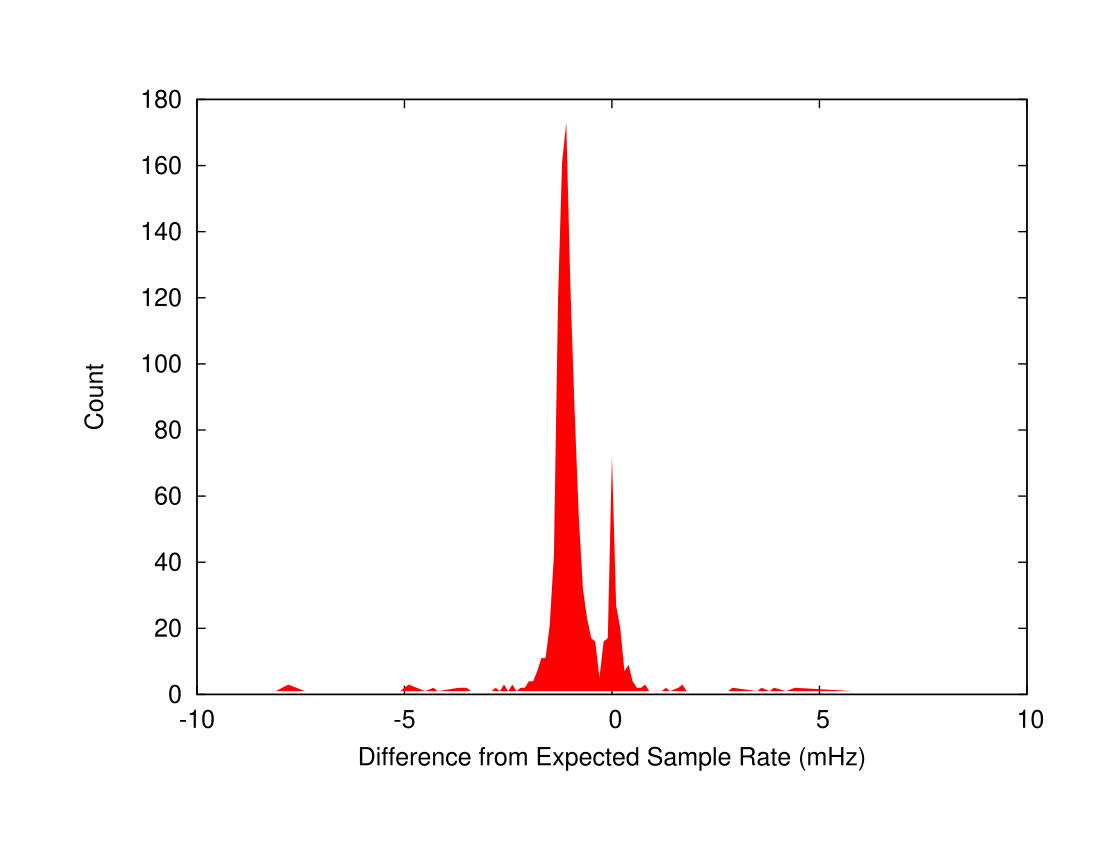

Write gnuplot code to recreate this figure.
#!/usr/bin/gnuplot -persist
#
#    
#    	G N U P L O T
#    	Version 4.0 patchlevel 0
#    	last modified Thu Apr 15 14:44:22 CEST 2004
#    	System: Linux 2.6.15-1.1831_FC4
#    
#    	Copyright (C) 1986 - 1993, 1998, 2004
#    	Thomas Williams, Colin Kelley and many others
#    
#    	This is gnuplot version 4.0.  Please refer to the documentation
#    	for command syntax changes.  The old syntax will be accepted
#    	throughout the 4.0 series, but all save files use the new syntax.
#    
#    	Type `help` to access the on-line reference manual.
#    	The gnuplot FAQ is available from
#    		http://www.gnuplot.info/faq/
#    
#    	Send comments and requests for help to
#    		<gnuplot-info@lists.sourceforge.net>
#    	Send bugs, suggestions and mods to
#    		<gnuplot-bugs@lists.sourceforge.net>
#    
# set terminal postscript landscape enhanced color colortext \
   solid dashlength 1.0 linewidth 1.0 defaultplex \
   palfuncparam 2000,0.003 \
   butt "Helvetica" 18
# set output 'SAMPLERATESHISTOGRAM.ps'
unset clip points
set clip one
unset clip two
set bar 1.000000
set border 31 lt -1 lw 1.000
set xdata
set ydata
set zdata
set x2data
set y2data
set timefmt x "%d/%m/%y,%H:%M"
set timefmt y "%d/%m/%y,%H:%M"
set timefmt z "%d/%m/%y,%H:%M"
set timefmt x2 "%d/%m/%y,%H:%M"
set timefmt y2 "%d/%m/%y,%H:%M"
set timefmt cb "%d/%m/%y,%H:%M"
set boxwidth
set style fill empty border
set dummy x,y
set format x "% g"
set format y "% g"
set format x2 "% g"
set format y2 "% g"
set format z "% g"
set format cb "% g"
set angles radians
unset grid
set key title ""
set key right top Right noreverse enhanced box linetype -2 linewidth 1.000 samplen 4 spacing 1 width 0 height 0 autotitles
unset label
unset arrow
unset style line
unset style arrow
unset logscale
set offsets 0, 0, 0, 0
set pointsize 1
set encoding default
unset polar
unset parametric
unset decimalsign
set view 60, 30, 1, 1
set samples 100, 100
set isosamples 10, 10
set surface
unset contour
set clabel '%8.3g'
set mapping cartesian
set datafile separator whitespace
unset hidden3d
set cntrparam order 4
set cntrparam linear
set cntrparam levels auto 5
set cntrparam points 5
set size ratio 0 1,1
set origin 0,0
set style data points
set style function lines
set xzeroaxis lt -2 lw 1.000
set yzeroaxis lt -2 lw 1.000
set x2zeroaxis lt -2 lw 1.000
set y2zeroaxis lt -2 lw 1.000
set tics in
set ticslevel 0.5
set ticscale 1 0.5
set mxtics default
set mytics default
set mztics default
set mx2tics default
set my2tics default
set mcbtics default
set xtics border mirror norotate autofreq 
set ytics border mirror norotate autofreq 
set ztics border nomirror norotate autofreq 
set nox2tics
set noy2tics
set cbtics border mirror norotate autofreq 
set title "" 0.000000,0.000000  font ""
set timestamp "" bottom norotate 0.000000,0.000000  ""
set rrange [ * : * ] noreverse nowriteback  # (currently [0.00000:10.0000] )
set trange [ * : * ] noreverse nowriteback  # (currently [-5.00000:5.00000] )
set urange [ * : * ] noreverse nowriteback  # (currently [-5.00000:5.00000] )
set vrange [ * : * ] noreverse nowriteback  # (currently [-5.00000:5.00000] )
set xlabel "Difference from Expected Sample Rate (mHz)" 0.000000,0.000000  font ""
set x2label "" 0.000000,0.000000  font ""
set xrange [ -10.0000 : 10.0000 ] noreverse nowriteback
set x2range [ * : * ] noreverse nowriteback  # (currently [-10.0000:10.0000] )
set ylabel "Count" 0.000000,0.000000  font ""
set y2label "" 0.000000,0.000000  font ""
set yrange [ * : * ] noreverse nowriteback  # (currently [-10.0000:10.0000] )
set y2range [ * : * ] noreverse nowriteback  # (currently [-10.0000:10.0000] )
set zlabel "" 0.000000,0.000000  font ""
set zrange [ * : * ] noreverse nowriteback  # (currently [-10.0000:10.0000] )
set cblabel "" 0.000000,0.000000  font ""
set cbrange [ * : * ] noreverse nowriteback  # (currently [-10.0000:10.0000] )
set zero 1e-08
set lmargin -1
set bmargin -1
set rmargin -1
set tmargin -1
set locale "C"
set pm3d scansautomatic flush begin noftriangles nohidden3d implicit corners2color mean
unset pm3d
set palette positive nops_allcF maxcolors 0 gamma 1.5 color model RGB 
set palette rgbformulae 7, 5, 15
set colorbox default
set colorbox vertical origin 0.9,0.2 size 0.1,0.63 bdefault
set loadpath 
set fontpath 
set fit noerrorvariables
plot 'SAMPLERATESHISTOGRAM.out' u ($1 * 1000):2 w filledcurves t ''
#    EOF
